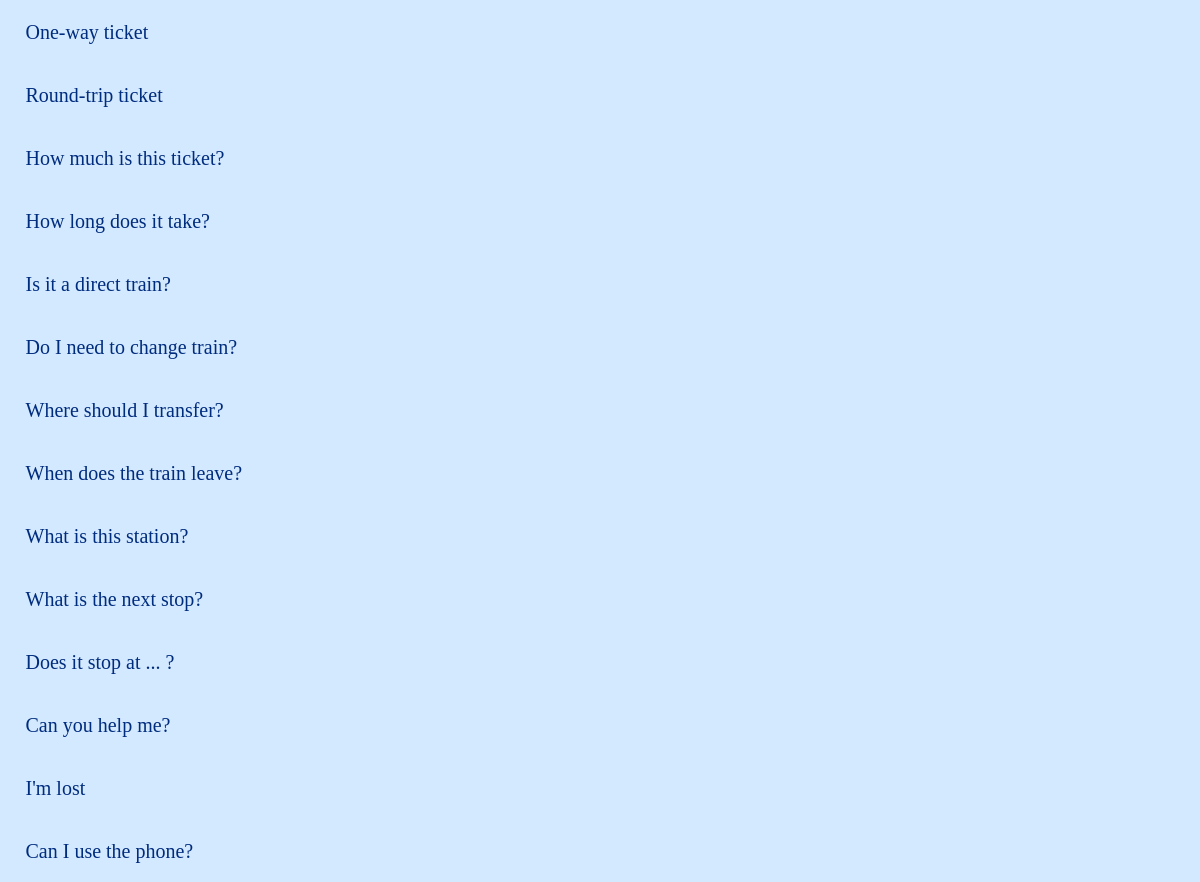
The app's page /scene_4 (middle part), older data.
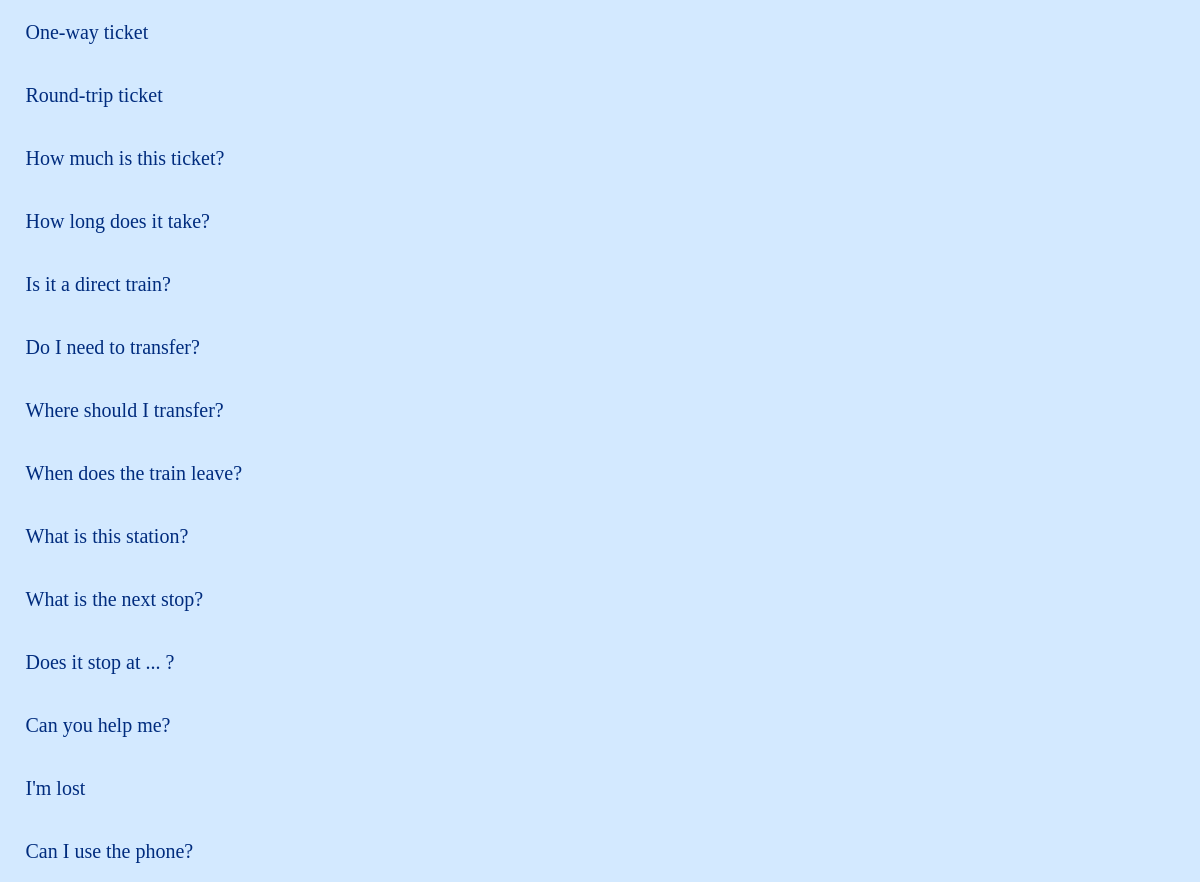
The same page, newer data.
### tables this page shows
CREATE TABLE "directions" (
	"id"	INTEGER,
	"english"	TEXT,
	"japanese"	TEXT,
	"pronunciation"	TEXT,
	PRIMARY KEY("id" AUTOINCREMENT)
);

### app.py (the view)
@app.route("/scene_4")
def scene_4():
    conn = sqlite3.connect("scene_words.db")
    c = conn.cursor()
    word_info = []
    c.execute(
        'SELECT id, english, japanese, pronunciation from directions ORDER BY id')
    for row in c.fetchall():
        word_info.append(
            {"id": row[0], "english": row[1], "japanese": row[2], "pronunciation": row[3]})
    c.close()
    print(word_info)
    return render_template("scene_4.html", html_word_info=word_info)

### templates/scene_4.html (shortened to what this page needs)
{% extends 'scene_base.html' %} {% block content %}
<body>
  <article>
    {% for item in html_word_info %}
    <ul class="menu">
      <li class="menu__item">
        <a class="menu__item__link js-menu__item__link" href="">{{item["english"]}}</a>
      </li>
    </ul>
    {% endfor %}
  </article>
</body>
{% endblock %}

Row changes from the older to the newer data that the page shows:
changed directions: english "Do I need to change train?" → "Do I need to transfer?"
